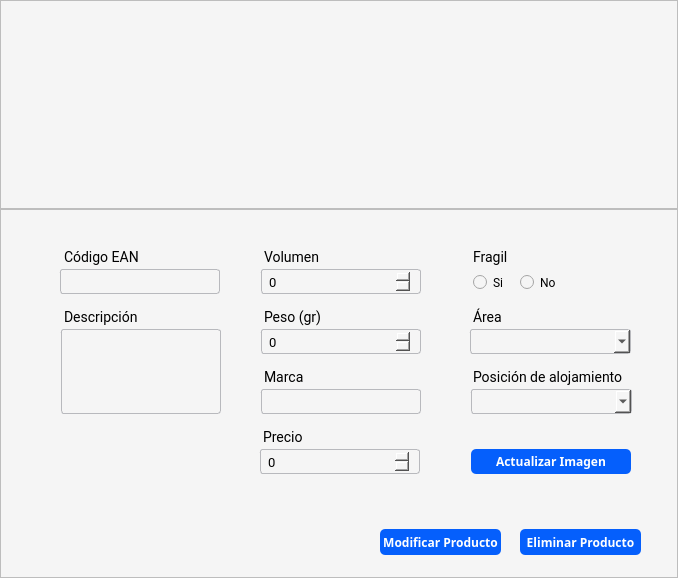
<?xml version="1.0" encoding="UTF-8"?>
<ui version="4.0">
 <class>MainWindow</class>
 <widget class="QMainWindow" name="MainWindow">
  <property name="geometry">
   <rect>
    <x>0</x>
    <y>0</y>
    <width>678</width>
    <height>578</height>
   </rect>
  </property>
  <property name="windowTitle">
   <string>Producto</string>
  </property>
  <widget class="QWidget" name="centralwidget">
   <layout class="QVBoxLayout" name="verticalLayout">
    <property name="spacing">
     <number>0</number>
    </property>
    <property name="leftMargin">
     <number>0</number>
    </property>
    <property name="topMargin">
     <number>0</number>
    </property>
    <property name="rightMargin">
     <number>0</number>
    </property>
    <property name="bottomMargin">
     <number>0</number>
    </property>
    <item>
     <widget class="QFrame" name="frame">
      <property name="minimumSize">
       <size>
        <width>0</width>
        <height>0</height>
       </size>
      </property>
      <property name="maximumSize">
       <size>
        <width>16777215</width>
        <height>209</height>
       </size>
      </property>
      <property name="styleSheet">
       <string notr="true">background: #f5f5f5;
</string>
      </property>
      <property name="frameShape">
       <enum>QFrame::StyledPanel</enum>
      </property>
      <property name="frameShadow">
       <enum>QFrame::Raised</enum>
      </property>
      <widget class="QLabel" name="label">
       <property name="geometry">
        <rect>
         <x>210</x>
         <y>10</y>
         <width>231</width>
         <height>191</height>
        </rect>
       </property>
       <property name="text">
        <string/>
       </property>
       <property name="pixmap">
        <pixmap>:/cct/Alimento.png</pixmap>
       </property>
       <property name="scaledContents">
        <bool>true</bool>
       </property>
      </widget>
     </widget>
    </item>
    <item>
     <widget class="QFrame" name="frame_2">
      <property name="minimumSize">
       <size>
        <width>0</width>
        <height>300</height>
       </size>
      </property>
      <property name="maximumSize">
       <size>
        <width>16777215</width>
        <height>16777215</height>
       </size>
      </property>
      <property name="styleSheet">
       <string notr="true">background: #f5f5f5;
</string>
      </property>
      <property name="frameShape">
       <enum>QFrame::StyledPanel</enum>
      </property>
      <property name="frameShadow">
       <enum>QFrame::Raised</enum>
      </property>
      <widget class="QPushButton" name="modificarprod_btn">
       <property name="geometry">
        <rect>
         <x>380</x>
         <y>320</y>
         <width>121</width>
         <height>26</height>
        </rect>
       </property>
       <property name="font">
        <font>
         <family>Cairo</family>
         <weight>75</weight>
         <bold>true</bold>
        </font>
       </property>
       <property name="cursor">
        <cursorShape>PointingHandCursor</cursorShape>
       </property>
       <property name="styleSheet">
        <string notr="true">QPushButton{
background-color: #055ffc;
color:#fff;
border-radius: 5px;
text-align:center;
}

QPushButton:hover{

}</string>
       </property>
       <property name="text">
        <string>Modificar Producto</string>
       </property>
      </widget>
      <widget class="QPushButton" name="eliminarprod_btn">
       <property name="geometry">
        <rect>
         <x>520</x>
         <y>320</y>
         <width>121</width>
         <height>26</height>
        </rect>
       </property>
       <property name="font">
        <font>
         <family>Cairo</family>
         <weight>75</weight>
         <bold>true</bold>
        </font>
       </property>
       <property name="cursor">
        <cursorShape>PointingHandCursor</cursorShape>
       </property>
       <property name="styleSheet">
        <string notr="true">QPushButton{
background-color: #055ffc;
color:#fff;
border-radius: 5px;
text-align:center;
}

QPushButton:hover{

}</string>
       </property>
       <property name="text">
        <string>Eliminar Producto</string>
       </property>
      </widget>
      <widget class="QLabel" name="codigo_label">
       <property name="geometry">
        <rect>
         <x>51</x>
         <y>30</y>
         <width>91</width>
         <height>27</height>
        </rect>
       </property>
       <property name="font">
        <font>
         <family>Roboto</family>
         <pointsize>-1</pointsize>
        </font>
       </property>
       <property name="styleSheet">
        <string notr="true">font-family: Roboto;
font-size: 14px;
margin-top:10px;
margin-left:10px

</string>
       </property>
       <property name="text">
        <string>Código EAN</string>
       </property>
      </widget>
      <widget class="QLabel" name="ubicacion_label">
       <property name="geometry">
        <rect>
         <x>460</x>
         <y>150</y>
         <width>171</width>
         <height>27</height>
        </rect>
       </property>
       <property name="font">
        <font>
         <family>Roboto</family>
         <pointsize>-1</pointsize>
        </font>
       </property>
       <property name="styleSheet">
        <string notr="true">font-family: Roboto;
font-size: 14px;
margin-top:10px;
margin-left:10px

</string>
       </property>
       <property name="text">
        <string>Posición de alojamiento</string>
       </property>
      </widget>
      <widget class="QTextEdit" name="descripcion_input">
       <property name="geometry">
        <rect>
         <x>51</x>
         <y>120</y>
         <width>170</width>
         <height>85</height>
        </rect>
       </property>
       <property name="styleSheet">
        <string notr="true">border: 1px solid #b8b9bd ;
border-radius: 3px;
padding: 4 5px;
color: #e9e9;
font-family:Roboto;
font-size:13px;
font-weight: 400;
margin-left: 10px;
</string>
       </property>
      </widget>
      <widget class="QComboBox" name="estado_cbox">
       <property name="geometry">
        <rect>
         <x>460</x>
         <y>120</y>
         <width>171</width>
         <height>25</height>
        </rect>
       </property>
       <property name="styleSheet">
        <string notr="true">border: 1px solid #b8b9bd ;
border-radius: 3px;
padding: 4 5px;
color: rgb(0, 0, 0);
font-family:Roboto;
font-size:13px;
font-weight: 400;
margin-left: 10px;
</string>
       </property>
       <property name="currentText">
        <string/>
       </property>
       <property name="currentIndex">
        <number>-1</number>
       </property>
       <property name="maxVisibleItems">
        <number>10</number>
       </property>
       <property name="maxCount">
        <number>10</number>
       </property>
       <property name="insertPolicy">
        <enum>QComboBox::InsertAfterCurrent</enum>
       </property>
       <property name="iconSize">
        <size>
         <width>16</width>
         <height>0</height>
        </size>
       </property>
       <property name="duplicatesEnabled">
        <bool>false</bool>
       </property>
       <property name="frame">
        <bool>false</bool>
       </property>
      </widget>
      <widget class="QLabel" name="label_lote_2">
       <property name="geometry">
        <rect>
         <x>251</x>
         <y>30</y>
         <width>154</width>
         <height>27</height>
        </rect>
       </property>
       <property name="maximumSize">
        <size>
         <width>154</width>
         <height>16777215</height>
        </size>
       </property>
       <property name="font">
        <font>
         <family>Roboto</family>
         <pointsize>-1</pointsize>
        </font>
       </property>
       <property name="styleSheet">
        <string notr="true">font-family: Roboto;
font-size: 14px;
margin-top:10px;
margin-left:10px

</string>
       </property>
       <property name="text">
        <string>Volumen</string>
       </property>
      </widget>
      <widget class="QLabel" name="estado_label">
       <property name="geometry">
        <rect>
         <x>460</x>
         <y>90</y>
         <width>57</width>
         <height>27</height>
        </rect>
       </property>
       <property name="maximumSize">
        <size>
         <width>75</width>
         <height>16777215</height>
        </size>
       </property>
       <property name="font">
        <font>
         <family>Roboto</family>
         <pointsize>-1</pointsize>
        </font>
       </property>
       <property name="styleSheet">
        <string notr="true">font-family: Roboto;
font-size: 14px;
margin-top:10px;
margin-left:10px

</string>
       </property>
       <property name="text">
        <string>Área</string>
       </property>
      </widget>
      <widget class="QLabel" name="peso_label">
       <property name="geometry">
        <rect>
         <x>251</x>
         <y>90</y>
         <width>71</width>
         <height>27</height>
        </rect>
       </property>
       <property name="font">
        <font>
         <family>Roboto</family>
         <pointsize>-1</pointsize>
        </font>
       </property>
       <property name="styleSheet">
        <string notr="true">font-family: Roboto;
font-size: 14px;
margin-top:10px;
margin-left:10px

</string>
       </property>
       <property name="text">
        <string>Peso (gr)</string>
       </property>
      </widget>
      <widget class="QLabel" name="marca_label">
       <property name="geometry">
        <rect>
         <x>251</x>
         <y>150</y>
         <width>57</width>
         <height>27</height>
        </rect>
       </property>
       <property name="font">
        <font>
         <family>Roboto</family>
         <pointsize>-1</pointsize>
        </font>
       </property>
       <property name="styleSheet">
        <string notr="true">font-family: Roboto;
font-size: 14px;
margin-top:10px;
margin-left:10px

</string>
       </property>
       <property name="text">
        <string>Marca</string>
       </property>
      </widget>
      <widget class="QLineEdit" name="codigo_input">
       <property name="geometry">
        <rect>
         <x>50</x>
         <y>60</y>
         <width>170</width>
         <height>25</height>
        </rect>
       </property>
       <property name="minimumSize">
        <size>
         <width>0</width>
         <height>0</height>
        </size>
       </property>
       <property name="maximumSize">
        <size>
         <width>16777215</width>
         <height>25</height>
        </size>
       </property>
       <property name="styleSheet">
        <string notr="true">QLineEdit{
border: 1px solid #b8b9bd;
border-radius: 3px;
padding: 4 5px;
color: #e9e9;
font-family:Roboto;
font-size:13px;
font-weight: 400;
margin-left: 10px;

}</string>
       </property>
       <property name="text">
        <string/>
       </property>
       <property name="placeholderText">
        <string/>
       </property>
      </widget>
      <widget class="QPushButton" name="subirFoto_btn">
       <property name="geometry">
        <rect>
         <x>471</x>
         <y>240</y>
         <width>160</width>
         <height>25</height>
        </rect>
       </property>
       <property name="maximumSize">
        <size>
         <width>16777215</width>
         <height>16777215</height>
        </size>
       </property>
       <property name="font">
        <font>
         <family>Cairo</family>
         <weight>75</weight>
         <bold>true</bold>
        </font>
       </property>
       <property name="cursor">
        <cursorShape>PointingHandCursor</cursorShape>
       </property>
       <property name="styleSheet">
        <string notr="true">QPushButton{
background-color: #055ffc;
color:#fff;
border-radius: 5px;
text-align:center;
}

QPushButton:hover{

}</string>
       </property>
       <property name="text">
        <string>Actualizar Imagen</string>
       </property>
      </widget>
      <widget class="QSpinBox" name="peso_num">
       <property name="geometry">
        <rect>
         <x>251</x>
         <y>120</y>
         <width>170</width>
         <height>25</height>
        </rect>
       </property>
       <property name="styleSheet">
        <string notr="true">border-radius: 3px;
padding: 4 5px;
color: rgb(0, 0, 0);
font-family:Roboto;
border: none;
font-size:13px;
font-weight: 400;
margin-left: 10px;
border: 1px solid #b8b9bd ;
</string>
       </property>
       <property name="maximum">
        <number>9999</number>
       </property>
      </widget>
      <widget class="QComboBox" name="ubicacion_cbox">
       <property name="geometry">
        <rect>
         <x>461</x>
         <y>180</y>
         <width>171</width>
         <height>25</height>
        </rect>
       </property>
       <property name="styleSheet">
        <string notr="true">border: 1px solid #b8b9bd ;
border-radius: 3px;
padding: 4 5px;
color: rgb(0, 0, 0);
font-family:Roboto;
font-size:13px;
font-weight: 400;
margin-left: 10px;
</string>
       </property>
       <property name="currentText">
        <string/>
       </property>
       <property name="currentIndex">
        <number>-1</number>
       </property>
       <property name="maxVisibleItems">
        <number>10</number>
       </property>
       <property name="maxCount">
        <number>10</number>
       </property>
       <property name="insertPolicy">
        <enum>QComboBox::InsertAfterCurrent</enum>
       </property>
       <property name="iconSize">
        <size>
         <width>16</width>
         <height>0</height>
        </size>
       </property>
       <property name="duplicatesEnabled">
        <bool>false</bool>
       </property>
       <property name="frame">
        <bool>false</bool>
       </property>
      </widget>
      <widget class="QLabel" name="fragil_label">
       <property name="geometry">
        <rect>
         <x>460</x>
         <y>30</y>
         <width>56</width>
         <height>27</height>
        </rect>
       </property>
       <property name="maximumSize">
        <size>
         <width>75</width>
         <height>16777215</height>
        </size>
       </property>
       <property name="font">
        <font>
         <family>Roboto</family>
         <pointsize>-1</pointsize>
        </font>
       </property>
       <property name="styleSheet">
        <string notr="true">font-family: Roboto;
font-size: 14px;
margin-top:10px;
margin-left:10px

</string>
       </property>
       <property name="text">
        <string>Fragil</string>
       </property>
      </widget>
      <widget class="QLineEdit" name="marca_input">
       <property name="geometry">
        <rect>
         <x>251</x>
         <y>180</y>
         <width>170</width>
         <height>25</height>
        </rect>
       </property>
       <property name="minimumSize">
        <size>
         <width>0</width>
         <height>0</height>
        </size>
       </property>
       <property name="maximumSize">
        <size>
         <width>16777215</width>
         <height>25</height>
        </size>
       </property>
       <property name="styleSheet">
        <string notr="true">QLineEdit{
border: 1px solid #b8b9bd ;
border-radius: 3px;
padding: 4 5px;
color: #e9e9;
font-family:Roboto;
font-size:13px;
font-weight: 400;
margin-left: 10px;

}</string>
       </property>
       <property name="placeholderText">
        <string/>
       </property>
      </widget>
      <widget class="QLabel" name="descripcion_label">
       <property name="geometry">
        <rect>
         <x>51</x>
         <y>90</y>
         <width>99</width>
         <height>27</height>
        </rect>
       </property>
       <property name="font">
        <font>
         <family>Roboto</family>
         <pointsize>-1</pointsize>
        </font>
       </property>
       <property name="styleSheet">
        <string notr="true">font-family: Roboto;
font-size: 14px;
margin-top:10px;
margin-left:10px

</string>
       </property>
       <property name="text">
        <string>Descripción</string>
       </property>
      </widget>
      <widget class="QRadioButton" name="fragil_si">
       <property name="geometry">
        <rect>
         <x>473</x>
         <y>50</y>
         <width>41</width>
         <height>31</height>
        </rect>
       </property>
       <property name="font">
        <font>
         <family>Roboto</family>
         <pointsize>-1</pointsize>
         <weight>50</weight>
         <bold>false</bold>
        </font>
       </property>
       <property name="styleSheet">
        <string notr="true">QRadioButton{
border-radius: 3px;
font-family: Roboto;
font-size: 12px;
border: none;
font-weight: 400;
margin-top:15px
}
</string>
       </property>
       <property name="text">
        <string>Si</string>
       </property>
      </widget>
      <widget class="QSpinBox" name="num_volumen">
       <property name="geometry">
        <rect>
         <x>251</x>
         <y>60</y>
         <width>170</width>
         <height>25</height>
        </rect>
       </property>
       <property name="styleSheet">
        <string notr="true">border-radius: 3px;
padding: 4 5px;
color: rgb(0, 0, 0);
font-family:Roboto;
border: 1px solid #b8b9bd;font-size:13px;
font-weight: 400;
margin-left: 10px;
</string>
       </property>
       <property name="minimum">
        <number>0</number>
       </property>
       <property name="maximum">
        <number>9999</number>
       </property>
      </widget>
      <widget class="QRadioButton" name="fragil_no">
       <property name="geometry">
        <rect>
         <x>520</x>
         <y>50</y>
         <width>41</width>
         <height>31</height>
        </rect>
       </property>
       <property name="font">
        <font>
         <family>Roboto</family>
         <pointsize>-1</pointsize>
         <weight>50</weight>
         <bold>false</bold>
        </font>
       </property>
       <property name="styleSheet">
        <string notr="true">QRadioButton{
border-radius: 3px;
font-family: Roboto;
font-size: 12px;
border: none;
font-weight: 400;
margin-top:15px
}
</string>
       </property>
       <property name="text">
        <string>No</string>
       </property>
      </widget>
      <widget class="QSpinBox" name="num_precio">
       <property name="geometry">
        <rect>
         <x>250</x>
         <y>240</y>
         <width>170</width>
         <height>25</height>
        </rect>
       </property>
       <property name="styleSheet">
        <string notr="true">border-radius: 3px;
padding: 4 5px;
color: rgb(0, 0, 0);
font-family:Roboto;
border: none;
font-size:13px;
font-weight: 400;
margin-left: 10px;
border: 1px solid #b8b9bd ;
</string>
       </property>
       <property name="maximum">
        <number>9999</number>
       </property>
      </widget>
      <widget class="QLabel" name="peso_label_2">
       <property name="geometry">
        <rect>
         <x>250</x>
         <y>210</y>
         <width>71</width>
         <height>27</height>
        </rect>
       </property>
       <property name="font">
        <font>
         <family>Roboto</family>
         <pointsize>-1</pointsize>
        </font>
       </property>
       <property name="styleSheet">
        <string notr="true">font-family: Roboto;
font-size: 14px;
margin-top:10px;
margin-left:10px

</string>
       </property>
       <property name="text">
        <string>Precio</string>
       </property>
      </widget>
     </widget>
    </item>
   </layout>
  </widget>
 </widget>
 <resources>
  <include location="../img/img.qrc"/>
 </resources>
 <connections/>
</ui>
